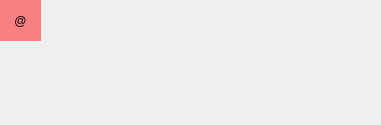
<?xml version="1.0" encoding="UTF-8"?>
<ui version="4.0">
 <class>CapchaBuilder</class>
 <widget class="QWidget" name="CapchaBuilder">
  <property name="geometry">
   <rect>
    <x>0</x>
    <y>0</y>
    <width>381</width>
    <height>125</height>
   </rect>
  </property>
  <property name="windowTitle">
   <string>Form</string>
  </property>
  <widget class="QPushButton" name="AgainCaptcha">
   <property name="geometry">
    <rect>
     <x>0</x>
     <y>0</y>
     <width>41</width>
     <height>41</height>
    </rect>
   </property>
   <property name="styleSheet">
    <string notr="true">opacity:0.5;
background-color: rgba(255, 51, 54, 150);
border:0px solid #ffffff;
color:black;</string>
   </property>
   <property name="text">
    <string>@</string>
   </property>
  </widget>
 </widget>
 <resources/>
 <connections/>
</ui>
